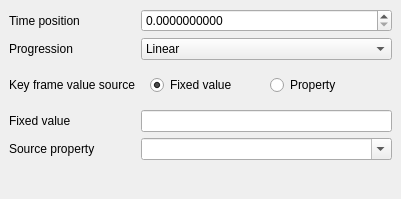
<?xml version="1.0" encoding="UTF-8"?>
<ui version="4.0">
 <class>KeyFramePropertiesDockWidget</class>
 <widget class="QDockWidget" name="KeyFramePropertiesDockWidget">
  <property name="geometry">
   <rect>
    <x>0</x>
    <y>0</y>
    <width>401</width>
    <height>199</height>
   </rect>
  </property>
  <property name="windowTitle">
   <string>Selected KeyFrame properties</string>
  </property>
  <widget class="QWidget" name="dockWidgetContents">
   <layout class="QGridLayout" name="gridLayout">
    <property name="sizeConstraint">
     <enum>QLayout::SetDefaultConstraint</enum>
    </property>
    <item row="0" column="1">
     <widget class="QDoubleSpinBox" name="timePositionSpinBox">
      <property name="decimals">
       <number>10</number>
      </property>
      <property name="maximum">
       <double>10000.000000000000000</double>
      </property>
      <property name="singleStep">
       <double>0.250000000000000</double>
      </property>
     </widget>
    </item>
    <item row="0" column="0">
     <widget class="QLabel" name="label">
      <property name="text">
       <string>Time position</string>
      </property>
     </widget>
    </item>
    <item row="3" column="1">
     <widget class="QLineEdit" name="fixedValueLineEdit"/>
    </item>
    <item row="3" column="0">
     <widget class="QLabel" name="fixedValueLabel">
      <property name="text">
       <string>Fixed value</string>
      </property>
     </widget>
    </item>
    <item row="1" column="1">
     <widget class="QComboBox" name="progressionComboBox">
      <item>
       <property name="text">
        <string>Linear</string>
       </property>
      </item>
      <item>
       <property name="text">
        <string>Quadratic Accelerating</string>
       </property>
      </item>
      <item>
       <property name="text">
        <string>Quadratic Decelerating</string>
       </property>
      </item>
      <item>
       <property name="text">
        <string>Discrete</string>
       </property>
      </item>
     </widget>
    </item>
    <item row="2" column="1">
     <widget class="QWidget" name="widget" native="true">
      <property name="sizePolicy">
       <sizepolicy hsizetype="Preferred" vsizetype="Maximum">
        <horstretch>0</horstretch>
        <verstretch>0</verstretch>
       </sizepolicy>
      </property>
      <layout class="QHBoxLayout" name="horizontalLayout">
       <item>
        <widget class="QRadioButton" name="fixedValueRadioButton">
         <property name="text">
          <string>Fixed value</string>
         </property>
         <property name="checked">
          <bool>true</bool>
         </property>
        </widget>
       </item>
       <item>
        <widget class="QRadioButton" name="propertyRadioButton">
         <property name="text">
          <string>Property</string>
         </property>
        </widget>
       </item>
      </layout>
     </widget>
    </item>
    <item row="1" column="0">
     <widget class="QLabel" name="label_2">
      <property name="text">
       <string>Progression</string>
      </property>
     </widget>
    </item>
    <item row="2" column="0">
     <widget class="QLabel" name="label_4">
      <property name="text">
       <string>Key frame value source</string>
      </property>
     </widget>
    </item>
    <item row="4" column="0">
     <widget class="QLabel" name="sourcePropertyLabel">
      <property name="text">
       <string>Source property</string>
      </property>
     </widget>
    </item>
    <item row="4" column="1">
     <widget class="QComboBox" name="sourcePropertyComboBox">
      <property name="editable">
       <bool>true</bool>
      </property>
     </widget>
    </item>
    <item row="5" column="0">
     <spacer name="verticalSpacer">
      <property name="orientation">
       <enum>Qt::Vertical</enum>
      </property>
      <property name="sizeHint" stdset="0">
       <size>
        <width>20</width>
        <height>40</height>
       </size>
      </property>
     </spacer>
    </item>
    <item row="5" column="1">
     <spacer name="horizontalSpacer">
      <property name="orientation">
       <enum>Qt::Horizontal</enum>
      </property>
      <property name="sizeHint" stdset="0">
       <size>
        <width>40</width>
        <height>20</height>
       </size>
      </property>
     </spacer>
    </item>
   </layout>
  </widget>
 </widget>
 <resources/>
 <connections>
  <connection>
   <sender>fixedValueRadioButton</sender>
   <signal>toggled(bool)</signal>
   <receiver>fixedValueLabel</receiver>
   <slot>setVisible(bool)</slot>
   <hints>
    <hint type="sourcelabel">
     <x>214</x>
     <y>248</y>
    </hint>
    <hint type="destinationlabel">
     <x>58</x>
     <y>329</y>
    </hint>
   </hints>
  </connection>
  <connection>
   <sender>fixedValueRadioButton</sender>
   <signal>toggled(bool)</signal>
   <receiver>fixedValueLineEdit</receiver>
   <slot>setVisible(bool)</slot>
   <hints>
    <hint type="sourcelabel">
     <x>214</x>
     <y>248</y>
    </hint>
    <hint type="destinationlabel">
     <x>311</x>
     <y>329</y>
    </hint>
   </hints>
  </connection>
  <connection>
   <sender>fixedValueRadioButton</sender>
   <signal>toggled(bool)</signal>
   <receiver>sourcePropertyLabel</receiver>
   <slot>setHidden(bool)</slot>
   <hints>
    <hint type="sourcelabel">
     <x>219</x>
     <y>95</y>
    </hint>
    <hint type="destinationlabel">
     <x>81</x>
     <y>152</y>
    </hint>
   </hints>
  </connection>
  <connection>
   <sender>fixedValueRadioButton</sender>
   <signal>toggled(bool)</signal>
   <receiver>sourcePropertyComboBox</receiver>
   <slot>setHidden(bool)</slot>
   <hints>
    <hint type="sourcelabel">
     <x>219</x>
     <y>95</y>
    </hint>
    <hint type="destinationlabel">
     <x>276</x>
     <y>152</y>
    </hint>
   </hints>
  </connection>
 </connections>
</ui>
